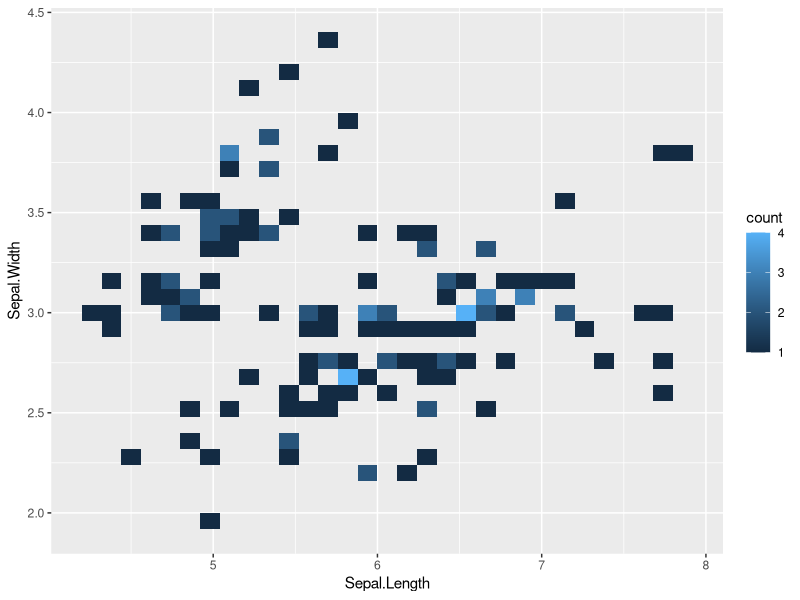

Here is the R script that generated this plot:
library(tidyverse)

iris <- iris

iris %>%
  ggplot(aes(x = Sepal.Length, y = Sepal.Width)) + geom_bin2d()

## This plot is not that great.